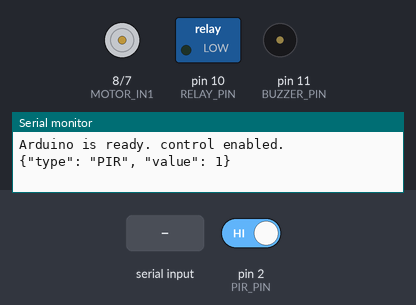
A sketch run on a simulated Arduino Uno, built with avr-gcc and run on an emulated ATmega328P. On the bench: motor-driver pin pairs drawn as motors (green arrow = first pin HIGH = forward, orange = second pin HIGH = backward, longer = more drive, scaled by the enable pin), switched loads named in the sketch (green lamp = pin HIGH), buzzer (waves = sounding), the last lines printed to the serial monitor. Inputs (shaded band) come from the test bench; at power-on: pin 2 (PIR_PIN) HIGH.

Above: at 1.2 s.
1.3 s: "b_medium\n" received over Serial
At 1.38 s:
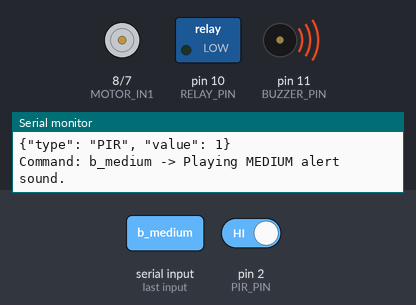
4.3 s: "p90\n" received over Serial
At 5.0 s:
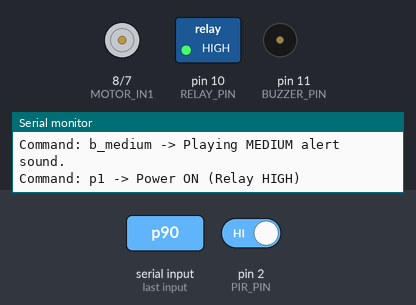
5.8 s: "b_high\n" received over Serial
At 5.88 s:
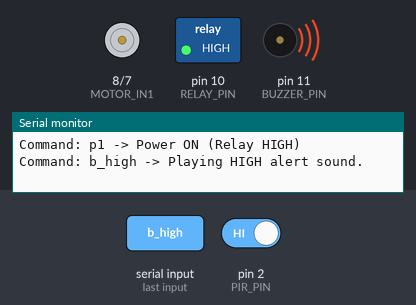
8.8 s: "s90\n" received over Serial
At 9.6 s:
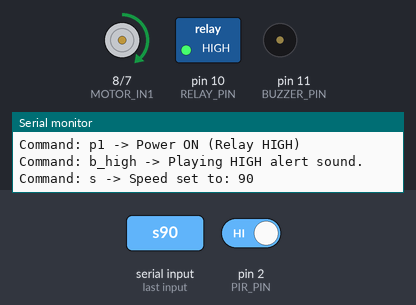
10.3 s: "b_critical\n" received over Serial
At 10.38 s:
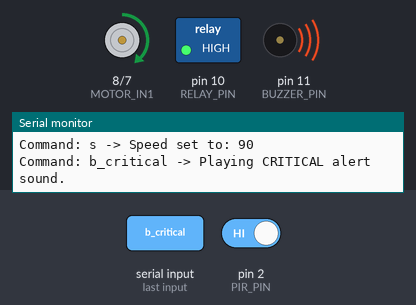
13.3 s: pin 2 (PIR_PIN) driven LOW
At 14.6 s:
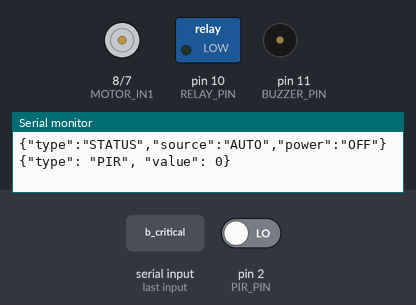
Timing chart, 0 to 15.8 s (numbered marks = the images above; inputs shaded):
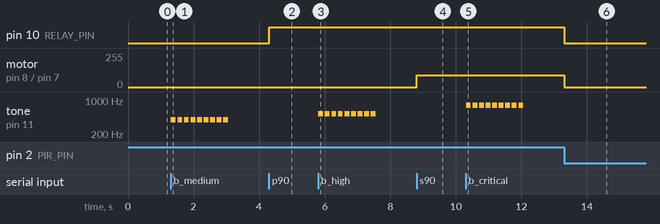

The sketch:

safesystem-new.ino
```cpp
// 모터 드라이버 제어 핀 (SpeedController용)
const int MOTOR_ENA = 9;
const int MOTOR_IN1 = 8;
const int MOTOR_IN2 = 7;

// 릴레이 모듈 제어 핀 (PowerController용)
/*
 * 릴레이 연결상태 NO, 전원과 릴레이의 상태가 동일
 */
const int RELAY_PIN = 10;

// 피에조 부저 핀 (AlertController용)
const int BUZZER_PIN = 11;

// PIR 센서 핀
const int PIR_PIN = 2;

// PIR 센서 상태
int pir_state = LOW;
int last_pir_state = LOW;

void setup() {
  // 시리얼 통신 시작 (Python과 통신용)
  Serial.begin(9600);

  // 모터 드라이버 핀 초기화
  pinMode(MOTOR_ENA, OUTPUT);
  pinMode(MOTOR_IN1, OUTPUT);
  pinMode(MOTOR_IN2, OUTPUT);
  digitalWrite(MOTOR_ENA, LOW); // 모터는 기본 비활성화

  // 릴레이 핀 초기화
  pinMode(RELAY_PIN, OUTPUT);
  digitalWrite(RELAY_PIN, LOW); // 릴레이는 기본 OFF 상태

  // 부저 핀 초기화
  pinMode(BUZZER_PIN, OUTPUT);
  digitalWrite(BUZZER_PIN, LOW); // 부저는 기본적으로 OFF (LOW 상태)로 시작

  // PIR 센서 핀 초기화
  pinMode(PIR_PIN, INPUT);

  Serial.println("Arduino is ready. control enabled.");
}

// --- 메인 루프 ---
void loop() {
  // 1. Python으로부터 오는 시리얼 명령어 처리
  handle_serial_commands();

  // 2. 센서 데이터 처리
  handle_sensors();
}

// --- 함수 정의 ---

/*
 * @brief Python으로부터 받은 시리얼 명령어를 처리합니다.
 *        - 속도 제어(s), 전원 제어(p), 부저 제어(b) 명령어를 모두 처리합니다.
 */
void handle_serial_commands() {
  if (Serial.available()) {
    String cmd = Serial.readStringUntil('\n');
    cmd.trim(); // 혹시 모를 공백 제거

    // PowerController를 위한 전원 제어 명령어 (p0, p1)
    if (cmd.startsWith("p")) {
      int state = cmd.substring(1).toInt();
      if (state == 0) {
        digitalWrite(RELAY_PIN, LOW); // 릴레이 OFF
        digitalWrite(MOTOR_IN1, LOW);
        digitalWrite(MOTOR_IN2, LOW);
        analogWrite(MOTOR_ENA, 0); // 혹시 몰라서 모터도 OFF
        Serial.println("Command: p0 -> Power OFF (Relay LOW) & Motor Stopped");
      } else {
        digitalWrite(RELAY_PIN, HIGH);  // 릴레이 ON
        Serial.println("Command: p1 -> Power ON (Relay HIGH)");
      }
    }
    // SpeedController를 위한 모터 속도 제어 명령어 (s0 ~ s255)
    else if (cmd.startsWith("s")) {
      int pwmVal = cmd.substring(1).toInt();
      if (pwmVal > 0) {
        pwmVal = constrain(pwmVal, 0, 255);
        digitalWrite(RELAY_PIN, HIGH);   // 전원 ON
        digitalWrite(MOTOR_IN1, HIGH);
        digitalWrite(MOTOR_IN2, LOW);
        analogWrite(MOTOR_ENA, pwmVal);
        Serial.print("Command: s -> Speed set to: ");
        Serial.println(pwmVal);
      } else {
        digitalWrite(MOTOR_IN1, LOW);
        digitalWrite(MOTOR_IN2, LOW);
        analogWrite(MOTOR_ENA, 0);
        digitalWrite(RELAY_PIN, LOW);    // 전원 OFF
        Serial.println("Command: s -> Motor stopped");
      }
    }
    // AlertController를 위한 부저 제어 명령어 (b_medium, b_high, b_critical)
    else if (cmd.startsWith("b")) {
      if (cmd.equals("b_medium")) {
        Serial.println("Command: b_medium -> Playing MEDIUM alert sound.");
        play_alert_sound(392); // 낮은 솔 (G4)
      } else if (cmd.equals("b_high")) {
        Serial.println("Command: b_high -> Playing HIGH alert sound.");
        play_alert_sound(523); // 높은 도 (C5)
      } else if (cmd.equals("b_critical")) {
        Serial.println("Command: b_critical -> Playing CRITICAL alert sound.");
        play_alert_sound(784); // 높은 솔 (G5)
      } else if (cmd.equals("b_stop")) {
        Serial.println("Command: b_stop -> Stopping all sounds.");
        noTone(BUZZER_PIN);
      }
    }
  }
}

/*
 * @brief 지정된 주파수로 3번 반복되는 경고음을 재생하고, 확실히 멈춥니다.
 * @param note_frequency 재생할 음의 주파수 (Hz)
 */
void play_alert_sound(int note_frequency) {
  for (int i = 0; i < 9; i++) { // 반복 횟수를 9번으로 늘림
    tone(BUZZER_PIN, note_frequency, 150); // 150ms 동안 소리 재생
    delay(200); // 200ms 쉼
  }
  noTone(BUZZER_PIN); // 함수가 끝나기 전에 부저를 확실히 끕니다.
}

/*
 * @brief 모든 센서의 현재 상태를 읽고, 위험 시 자율적으로 반응합니다.
 */
void handle_sensors() {
  // PIR 센서 상태 읽기
  pir_state = digitalRead(PIR_PIN);

  // 상태가 "감지(0)"로 변경된 경우, 즉시 전원을 차단합니다.
  if (pir_state == 0 && last_pir_state != 0) {
    digitalWrite(RELAY_PIN, LOW);  // 릴레이 OFF
    digitalWrite(MOTOR_IN1, LOW);
    digitalWrite(MOTOR_IN2, LOW);
    analogWrite(MOTOR_ENA, 0);  // 혹시 몰라 모터도 정지
    // 자율적으로 전원을 껐다고 PC에 보고합니다.
    Serial.println("{\"type\":\"STATUS\",\"source\":\"AUTO\",\"power\":\"OFF\"}");
  }

  // 상태 변화가 있을 때만 PC로 센서 데이터를 전송합니다.
  if (pir_state != last_pir_state) {
    send_pir_data();
    last_pir_state = pir_state;
  }
}

/*
 * @brief PIR 센서 데이터를 JSON 형식으로 시리얼 포트에 출력합니다.
 */
void send_pir_data() {
  // JSON 형식: {"type": "PIR", "value": 0 또는 1}
  Serial.print("{\"type\": \"PIR\", \"value\": ");
  Serial.print(pir_state);
  Serial.println("}");
}
```

Measured:
- after the input at 1.3 s, tone on pin 11 (BUZZER_PIN): alternates 392 Hz for 0.15 s and silent for 0.05 s, 18 changes in all, then stays silent, starting at once
- after the input at 4.3 s, pin 10 (RELAY_PIN): LOW → HIGH at once
- after the input at 5.8 s, tone on pin 11 (BUZZER_PIN): alternates 523 Hz for 0.15 s and silent for 0.05 s, 18 changes in all, then stays silent, starting at once
- after the input at 8.8 s, motor on pin 8 (MOTOR_IN1) / pin 7 (MOTOR_IN2): stopped → forward 90/255 at once
- after the input at 10.3 s, tone on pin 11 (BUZZER_PIN): alternates 784 Hz for 0.15 s and silent for 0.05 s, 18 changes in all, then stays silent, starting at once
- after the input at 13.3 s, pin 10 (RELAY_PIN): HIGH → LOW at once; motor on pin 8 (MOTOR_IN1) / pin 7 (MOTOR_IN2): forward 90/255 → stopped at once
